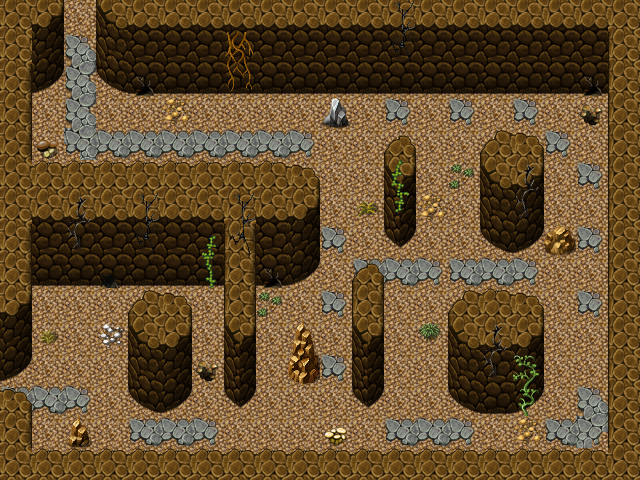

The image is a tile-based game level rendered from a .tmx file. Its description and source (layers, tilesets, objects; grid data summarised) follow:
An orthogonal 20x15 tile map with 32x32 px tiles, 3 tile layers (Ground, Objects, Above), 1 hidden layer not drawn, 60 tilesets.

<map version="1.0" orientation="orthogonal" renderorder="right-down" width="20" height="15" tilewidth="32" tileheight="32" nextobjectid="8">
 <tileset firstgid="1" name="map_bed_1" tilewidth="32" tileheight="32" tilecount="128" columns="16">
  <image source="../drawable/map_bed_1.png" width="512" height="256" />
 </tileset>
 <tileset firstgid="129" name="map_border_1" tilewidth="32" tileheight="32" tilecount="128" columns="16">
  <image source="../drawable/map_border_1.png" width="512" height="256" />
 </tileset>
 <tileset firstgid="257" name="map_bridge_1" tilewidth="32" tileheight="32" tilecount="128" columns="16">
  <image source="../drawable/map_bridge_1.png" width="512" height="256" />
 </tileset>
 <tileset firstgid="385" name="map_bridge_2" tilewidth="32" tileheight="32" tilecount="128" columns="16">
  <image source="../drawable/map_bridge_2.png" width="512" height="256" />
 </tileset>
 <tileset firstgid="513" name="map_broken_1" tilewidth="32" tileheight="32" tilecount="128" columns="16">
  <image source="../drawable/map_broken_1.png" width="512" height="256" />
 </tileset>
 <tileset firstgid="641" name="map_cavewall_1" tilewidth="32" tileheight="32" tilecount="108" columns="18">
  <image source="../drawable/map_cavewall_1.png" width="576" height="192" />
 </tileset>
 <tileset firstgid="749" name="map_cavewall_2" tilewidth="32" tileheight="32" tilecount="108" columns="18">
  <image source="../drawable/map_cavewall_2.png" width="576" height="192" />
 </tileset>
 <tileset firstgid="857" name="map_cavewall_3" tilewidth="32" tileheight="32" tilecount="108" columns="18">
  <image source="../drawable/map_cavewall_3.png" width="576" height="192" />
 </tileset>
 <tileset firstgid="965" name="map_cavewall_4" tilewidth="32" tileheight="32" tilecount="108" columns="18">
  <image source="../drawable/map_cavewall_4.png" width="576" height="192" />
 </tileset>
 <tileset firstgid="1073" name="map_chair_table_1" tilewidth="32" tileheight="32" tilecount="128" columns="16">
  <image source="../drawable/map_chair_table_1.png" width="512" height="256" />
 </tileset>
 <tileset firstgid="1201" name="map_chair_table_2" tilewidth="32" tileheight="32" tilecount="128" columns="16">
  <image source="../drawable/map_chair_table_2.png" width="512" height="256" />
 </tileset>
 <tileset firstgid="1329" name="map_crate_1" tilewidth="32" tileheight="32" tilecount="128" columns="16">
  <image source="../drawable/map_crate_1.png" width="512" height="256" />
 </tileset>
 <tileset firstgid="1457" name="map_cupboard_1" tilewidth="32" tileheight="32" tilecount="128" columns="16">
  <image source="../drawable/map_cupboard_1.png" width="512" height="256" />
 </tileset>
 <tileset firstgid="1585" name="map_curtain_1" tilewidth="32" tileheight="32" tilecount="128" columns="16">
  <image source="../drawable/map_curtain_1.png" width="512" height="256" />
 </tileset>
 <tileset firstgid="1713" name="map_entrance_1" tilewidth="32" tileheight="32" tilecount="128" columns="16">
  <image source="../drawable/map_entrance_1.png" width="512" height="256" />
 </tileset>
 <tileset firstgid="1841" name="map_entrance_2" tilewidth="32" tileheight="32" tilecount="128" columns="16">
  <image source="../drawable/map_entrance_2.png" width="512" height="256" />
 </tileset>
 <tileset firstgid="1969" name="map_fence_1" tilewidth="32" tileheight="32" tilecount="128" columns="16">
  <image source="../drawable/map_fence_1.png" width="512" height="256" />
 </tileset>
 <tileset firstgid="2097" name="map_fence_2" tilewidth="32" tileheight="32" tilecount="128" columns="16">
  <image source="../drawable/map_fence_2.png" width="512" height="256" />
 </tileset>
 <tileset firstgid="2225" name="map_fence_3" tilewidth="32" tileheight="32" tilecount="128" columns="16">
  <image source="../drawable/map_fence_3.png" width="512" height="256" />
 </tileset>
 <tileset firstgid="2353" name="map_fence_4" tilewidth="32" tileheight="32" tilecount="128" columns="16">
  <image source="../drawable/map_fence_4.png" width="512" height="256" />
 </tileset>
 <tileset firstgid="2481" name="map_ground_1" tilewidth="32" tileheight="32" tilecount="128" columns="16">
  <image source="../drawable/map_ground_1.png" width="512" height="256" />
 </tileset>
 <tileset firstgid="2609" name="map_ground_2" tilewidth="32" tileheight="32" tilecount="128" columns="16">
  <image source="../drawable/map_ground_2.png" width="512" height="256" />
 </tileset>
 <tileset firstgid="2737" name="map_ground_3" tilewidth="32" tileheight="32" tilecount="128" columns="16">
  <image source="../drawable/map_ground_3.png" width="512" height="256" />
 </tileset>
 <tileset firstgid="2865" name="map_ground_4" tilewidth="32" tileheight="32" tilecount="128" columns="16">
  <image source="../drawable/map_ground_4.png" width="512" height="256" />
 </tileset>
 <tileset firstgid="2993" name="map_ground_5" tilewidth="32" tileheight="32" tilecount="128" columns="16">
  <image source="../drawable/map_ground_5.png" width="512" height="256" />
 </tileset>
 <tileset firstgid="3121" name="map_ground_6" tilewidth="32" tileheight="32" tilecount="128" columns="16">
  <image source="../drawable/map_ground_6.png" width="512" height="256" />
 </tileset>
 <tileset firstgid="3249" name="map_ground_7" tilewidth="32" tileheight="32" tilecount="128" columns="16">
  <image source="../drawable/map_ground_7.png" width="512" height="256" />
 </tileset>
 <tileset firstgid="3377" name="map_ground_8" tilewidth="32" tileheight="32" tilecount="128" columns="16">
  <image source="../drawable/map_ground_8.png" width="512" height="256" />
 </tileset>
 <tileset firstgid="3505" name="map_house_1" tilewidth="32" tileheight="32" tilecount="128" columns="16">
  <image source="../drawable/map_house_1.png" width="512" height="256" />
 </tileset>
 <tileset firstgid="3633" name="map_house_2" tilewidth="32" tileheight="32" tilecount="128" columns="16">
  <image source="../drawable/map_house_2.png" width="512" height="256" />
 </tileset>
 <tileset firstgid="3761" name="map_indoor_1" tilewidth="32" tileheight="32" tilecount="128" columns="16">
  <image source="../drawable/map_indoor_1.png" width="512" height="256" />
 </tileset>
 <tileset firstgid="3889" name="map_indoor_2" tilewidth="32" tileheight="32" tilecount="128" columns="16">
  <image source="../drawable/map_indoor_2.png" width="512" height="256" />
 </tileset>
 <tileset firstgid="4017" name="map_kitchen_1" tilewidth="32" tileheight="32" tilecount="128" columns="16">
  <image source="../drawable/map_kitchen_1.png" width="512" height="256" />
 </tileset>
 <tileset firstgid="4145" name="map_outdoor_1" tilewidth="32" tileheight="32" tilecount="128" columns="16">
  <image source="../drawable/map_outdoor_1.png" width="512" height="256" />
 </tileset>
 <tileset firstgid="4273" name="map_pillar_1" tilewidth="32" tileheight="32" tilecount="128" columns="16">
  <image source="../drawable/map_pillar_1.png" width="512" height="256" />
 </tileset>
 <tileset firstgid="4401" name="map_pillar_2" tilewidth="32" tileheight="32" tilecount="128" columns="16">
  <image source="../drawable/map_pillar_2.png" width="512" height="256" />
 </tileset>
 <tileset firstgid="4529" name="map_plant_1" tilewidth="32" tileheight="32" tilecount="128" columns="16">
  <image source="../drawable/map_plant_1.png" width="512" height="256" />
 </tileset>
 <tileset firstgid="4657" name="map_plant_2" tilewidth="32" tileheight="32" tilecount="128" columns="16">
  <image source="../drawable/map_plant_2.png" width="512" height="256" />
 </tileset>
 <tileset firstgid="4785" name="map_rock_1" tilewidth="32" tileheight="32" tilecount="128" columns="16">
  <image source="../drawable/map_rock_1.png" width="512" height="256" />
 </tileset>
 <tileset firstgid="4913" name="map_rock_2" tilewidth="32" tileheight="32" tilecount="128" columns="16">
  <image source="../drawable/map_rock_2.png" width="512" height="256" />
 </tileset>
 <tileset firstgid="5041" name="map_roof_1" tilewidth="32" tileheight="32" tilecount="128" columns="16">
  <image source="../drawable/map_roof_1.png" width="512" height="256" />
 </tileset>
 <tileset firstgid="5169" name="map_roof_2" tilewidth="32" tileheight="32" tilecount="128" columns="16">
  <image source="../drawable/map_roof_2.png" width="512" height="256" />
 </tileset>
 <tileset firstgid="5297" name="map_roof_3" tilewidth="32" tileheight="32" tilecount="128" columns="16">
  <image source="../drawable/map_roof_3.png" width="512" height="256" />
 </tileset>
 <tileset firstgid="5425" name="map_shop_1" tilewidth="32" tileheight="32" tilecount="128" columns="16">
  <image source="../drawable/map_shop_1.png" width="512" height="256" />
 </tileset>
 <tileset firstgid="5553" name="map_sign_ladder_1" tilewidth="32" tileheight="32" tilecount="128" columns="16">
  <image source="../drawable/map_sign_ladder_1.png" width="512" height="256" />
 </tileset>
 <tileset firstgid="5681" name="map_table_1" tilewidth="32" tileheight="32" tilecount="128" columns="16">
  <image source="../drawable/map_table_1.png" width="512" height="256" />
 </tileset>
 <tileset firstgid="5809" name="map_trail_1" tilewidth="32" tileheight="32" tilecount="128" columns="16">
  <image source="../drawable/map_trail_1.png" width="512" height="256" />
 </tileset>
 <tileset firstgid="5937" name="map_transition_1" tilewidth="32" tileheight="32" tilecount="128" columns="16">
  <image source="../drawable/map_transition_1.png" width="512" height="256" />
 </tileset>
 <tileset firstgid="6065" name="map_transition_2" tilewidth="32" tileheight="32" tilecount="128" columns="16">
  <image source="../drawable/map_transition_2.png" width="512" height="256" />
 </tileset>
 <tileset firstgid="6193" name="map_transition_3" tilewidth="32" tileheight="32" tilecount="128" columns="16">
  <image source="../drawable/map_transition_3.png" width="512" height="256" />
 </tileset>
 <tileset firstgid="6321" name="map_transition_4" tilewidth="32" tileheight="32" tilecount="128" columns="16">
  <image source="../drawable/map_transition_4.png" width="512" height="256" />
 </tileset>
 <tileset firstgid="6449" name="map_transition_5" tilewidth="32" tileheight="32" tilecount="128" columns="16">
  <image source="../drawable/map_transition_5.png" width="512" height="256" />
 </tileset>
 <tileset firstgid="6577" name="map_tree_1" tilewidth="32" tileheight="32" tilecount="128" columns="16">
  <image source="../drawable/map_tree_1.png" width="512" height="256" />
 </tileset>
 <tileset firstgid="6705" name="map_tree_2" tilewidth="32" tileheight="32" tilecount="128" columns="16">
  <image source="../drawable/map_tree_2.png" width="512" height="256" />
 </tileset>
 <tileset firstgid="6833" name="map_wall_1" tilewidth="32" tileheight="32" tilecount="128" columns="16">
  <image source="../drawable/map_wall_1.png" width="512" height="256" />
 </tileset>
 <tileset firstgid="6961" name="map_wall_2" tilewidth="32" tileheight="32" tilecount="120" columns="15">
  <image source="../drawable/map_wall_2.png" width="480" height="256" />
 </tileset>
 <tileset firstgid="7081" name="map_wall_3" tilewidth="32" tileheight="32" tilecount="120" columns="15">
  <image source="../drawable/map_wall_3.png" width="480" height="256" />
 </tileset>
 <tileset firstgid="7201" name="map_wall_4" tilewidth="32" tileheight="32" tilecount="120" columns="15">
  <image source="../drawable/map_wall_4.png" width="480" height="256" />
 </tileset>
 <tileset firstgid="7321" name="map_window_1" tilewidth="32" tileheight="32" tilecount="128" columns="16">
  <image source="../drawable/map_window_1.png" width="512" height="256" />
 </tileset>
 <tileset firstgid="7449" name="map_window_2" tilewidth="32" tileheight="32" tilecount="128" columns="16">
  <image source="../drawable/map_window_2.png" width="512" height="256" />
 </tileset>
 <layer name="Ground" width="20" height="15">
  <data>[300 cells, 300 non-empty, 1 distinct tile ids]</data>
 </layer>
 <layer name="Objects" width="20" height="15">
  <data>[300 cells, 213 non-empty, 38 distinct tile ids]</data>
 </layer>
 <layer name="Above" width="20" height="15">
  <data>[300 cells, 44 non-empty, 19 distinct tile ids]</data>
 </layer>
 <layer name="Walkable" width="20" height="15" visible="0">
  <data>[300 cells, 161 non-empty, 1 distinct tile ids]</data>
 </layer>
 <objectgroup name="Mapevents" />
 <objectgroup name="Spawn" />
 <objectgroup name="Keys" />
</map>
